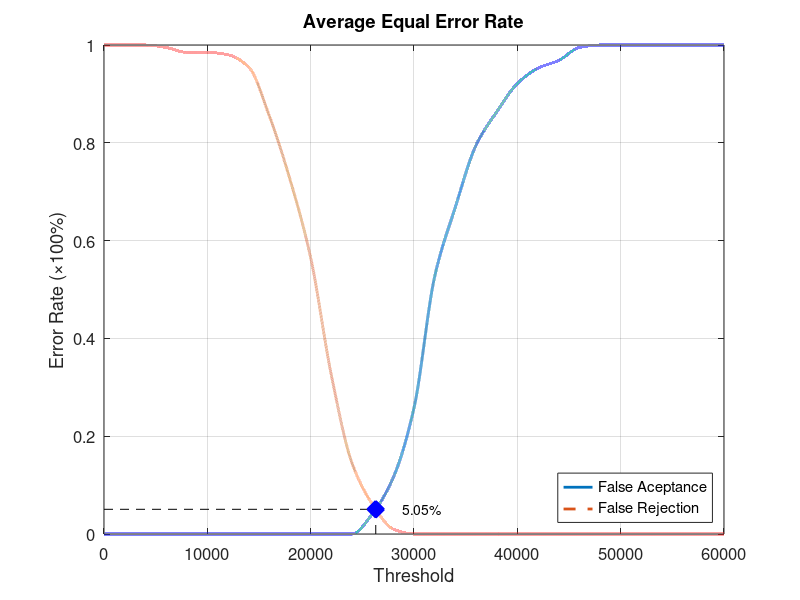
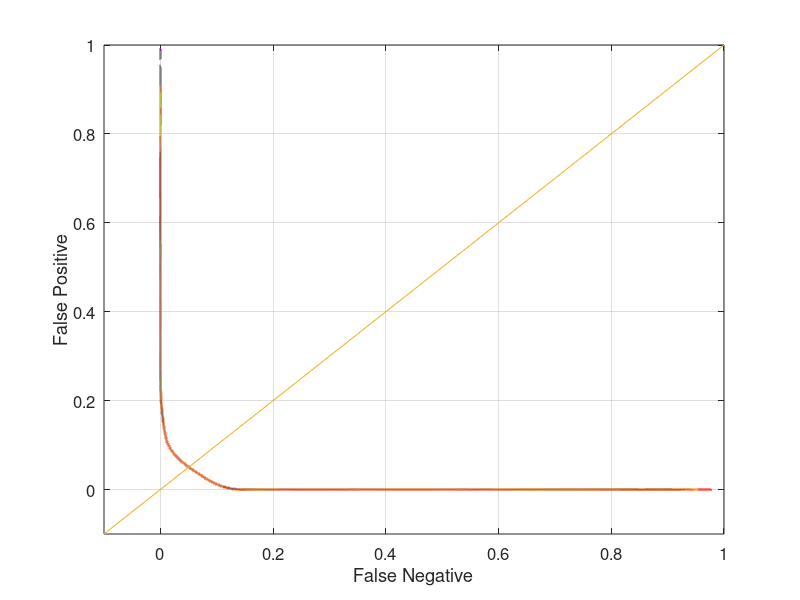

Write MATLAB code to recreate these figures, in order.
function yEER = Database2_2
close all;
clear;
clc;
x = 0:2000:60000;
xq = 0:0.5:60000;

y0 = [0 0 0 0 0 0 0 0 0 0 0 0 0 0.0421053 0.115789 0.257895 0.526316 0.668421 0.794737 0.863158 0.921053 0.952632 0.968421 0.994737 1 1 1 1 1 1 1];
yy0 = interp1(x, y0, xq, 'pchip');
y1 = [1 1 1 0.995 0.985 0.985 0.98 0.955 0.855 0.725 0.565 0.325 0.145 0.06 0.01 0 0 0 0 0 0 0 0 0 0 0 0 0 0 0 0];
yy1 = interp1(x, y1, xq, 'pchip');

% Calculating EER: 
y2 = abs(y0 - y1);
find(y2 == min(y2))
yy2 = abs(yy0 - yy1);
xEER = find(yy2 == min(yy2));
xEERIndex = xq(xEER) % X-axis EER
yEER = yy0(xEER) % Y-axis EER

main = figure
plot(xq, yy0,'-','LineWidth', 2);	hold on
plot(xq, yy1,'--','LineWidth', 2);	hold on
plot([xEERIndex xEERIndex], [0 yEER], 'k--');	hold on
plot([0 xEERIndex], [yEER yEER], 'k--');	hold on
plot(xEERIndex, yEER, 'bx', 'LineWidth', 10);	hold on
text(xEERIndex + 10 * xEERIndex / 100, yEER, [num2str(round((10000 * yEER)) / 100) '%'])
legend('False Aceptance', 'False Rejection', 'Location', 'SouthEast')
xlabel('Threshold')
ylabel('Error Rate (\times100%)')
title('Average Equal Error Rate')
set(gca, 'FontSize', 12)
axis([0 60000 0 1])
grid on

print(main, 'Database2_2Main', '-dpng');
FNRxFPR = figure('Color', [1 1 1]);
plot(yy1, yy0, '-', yy1, yy0, 'LineWidth', 2);
hold on
y = -0.1:0.1:1
plot(y, y); 
set(gca, 'FontSize', 12)
xlabel('False Negative')
ylabel('False Positive')
axis([-0.1 1 -0.1 1])
set(gca, 'FontSize', 12)
grid on

print(FNRxFPR, 'Database2_2FNRxFPR','-dpng');
end
